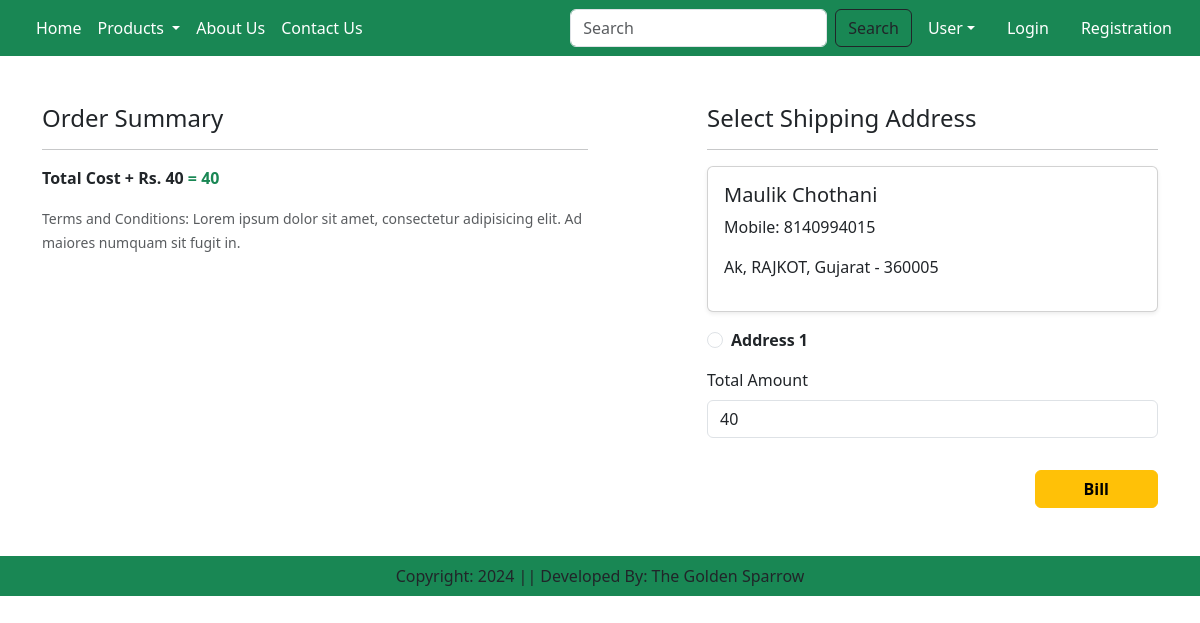
Screenshot of /checkout/ (signed in) with the database file from the repository.
### app/models.py (models this page shows, shortened)
class Customer(models.Model):
    user = models.ForeignKey(User, on_delete=models.CASCADE)
    name = models.CharField(max_length=200)
    locality = models.CharField(max_length=200)
    city = models.CharField(max_length=50)
    mobile = models.IntegerField(default=0)
    zipcode = models.IntegerField()
    state = models.CharField(choices=STATE_CHOICES,max_length=100)

### app/views.py (the view)
# urls.py: path('checkout/', views.checkout.as_view(), name='checkout'),
class checkout(View):
    def get(self, request):
        user = request.user
        add = Customer.objects.filter(user=user)
        cart_items = Cart.objects.filter(user=user)
        famount = 0
        for p in cart_items:
            value = p.quantity * p.product.discount_price
            famount = famount + value
        totalamount = famount + 40
        return render(request, 'app/checkout.html', locals())

### app/templates/app/checkout.html (shortened to what this page needs)
{% extends 'app/base.html' %}
{% load static %}
{% block main-content %}
<div class="container">
    <div class="row mt-5">
        <div class="col-sm-6">
            <h4>Order Summary</h4>
            <hr>
            <div class="fw-bold">
                <p>Total Cost + Rs. 40 <span class="text-success">= {{ totalamount }}</span></p>
            </div>
            <small class="text-muted">
                Terms and Conditions: Lorem ipsum dolor sit amet, consectetur adipisicing elit. Ad maiores numquam sit fugit in.
            </small>
        </div>
        <div class="col-sm-5 offset-sm-1">
            <h4>Select Shipping Address</h4>
            <hr>
            <form method="post" id="myform">
                {% for ad in add %}
                <div class="card mb-3 shadow-sm">
                    <div class="card-body">
                        <h5>{{ ad.name }}</h5>
                        <p>Mobile: {{ ad.mobile }}</p>
                        <p>{{ ad.locality }}, {{ ad.city }}, {{ ad.state }} - {{ ad.zipcode }}</p>
                    </div>
                </div>
                <div class="form-check mt-2 mb-3">
                    <input class="form-check-input" type="radio" name="custid" id="custadd{{ forloop.counter }}" value="{{ ad.id }}">
                    <label class="form-check-label fw-bold" for="custadd{{ forloop.counter }}">Address {{ forloop.counter }}</label>
                </div>
                {% endfor %}
                <div class="form-group mb-3">
                    <label for="totalamount" class="form-label">Total Amount</label>
                    <input type="number" class="form-control" name="totalamount" value="{{ totalamount }}" readonly>
                </div>
                <div class="text-end">
                    <form action="{% url 'bill' %}">
                    <a type="submit" class="btn btn-warning mt-3 px-5 fw-bold">Bill</a>
                    </form>
                </div>
            </form>
        </div>
    </div>
</div>
{% endblock main-content %}

### rows the page displays
Customer: name "Maulik Chothani", mobile "8140994015", locality "Ak", city "RAJKOT", state "Gujarat", zipcode "360005"

### other values shown
{{ totalamount }} "40"
